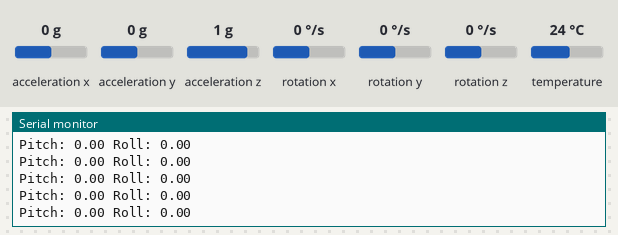
The program below on a simulated ESP32. Parts: the last lines printed to the serial monitor. The inputs (shaded band) are chosen by the test bench; at power-on: acceleration x 0 g, acceleration y 0 g, acceleration z 1 g, rotation x 0 °/s, rotation y 0 °/s, rotation z 0 °/s, temperature 24 °C.

Above: at 1.2 s.
1.3 s: acceleration x set to -1.4 g
At 1.58 s:
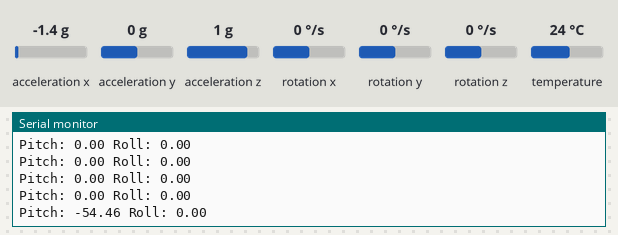
2.8 s: acceleration y set to -1.4 g
At 2.99 s:
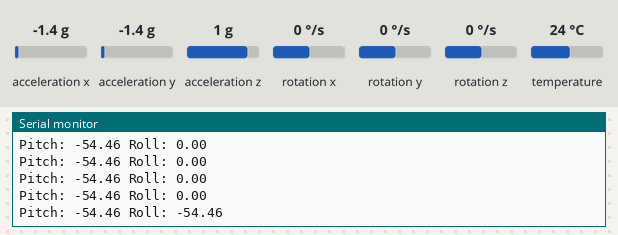
4.3 s: acceleration z set to -1.4 g
At 4.41 s:
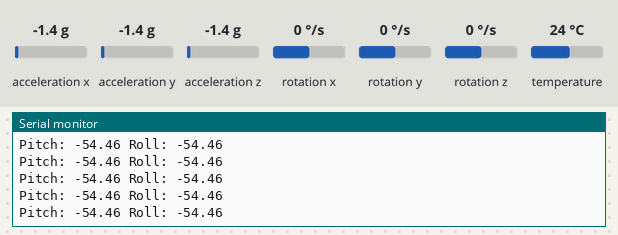
Timing chart, 0 to 7.3 s (numbered marks = the images above; inputs shaded):
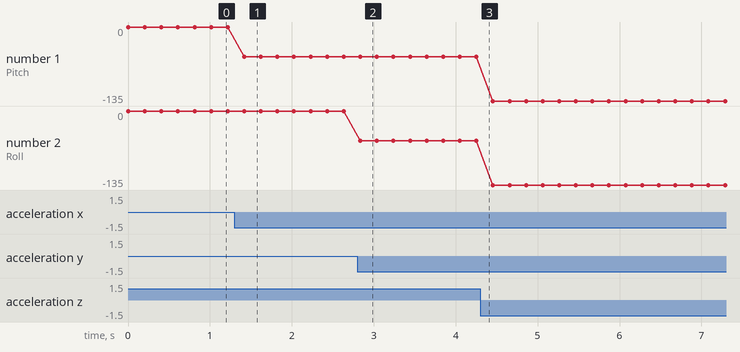

The program:

main.cpp
```cpp
#include <Wire.h>
#include <Adafruit_MPU6050.h>
#include <Adafruit_Sensor.h>
#include <math.h>

// Crie um objeto MPU6050
Adafruit_MPU6050 mpu;

// Função para calcular o ângulo de pitch
float calculatePitch(float ax, float az) {
  return atan2(ax, az) * 180 / PI;
}

// Função para calcular o ângulo de roll
float calculateRoll(float ay, float az) {
  return atan2(ay, az) * 180 / PI;
}

void setup() {
  // Inicialize a comunicação serial
  Serial.begin(115200);
  Wire.begin(25,26);
  // Inicialize a comunicação I2C
  if (!mpu.begin()) {
    Serial.println("Falha ao encontrar o MPU6050. Verifique as conexões e tente novamente.");
    while (1) {
      delay(10);
    }
  }
  Serial.println("MPU6050 encontrado com sucesso!");
}

void loop() {
  // Variáveis para armazenar os dados do acelerômetro
  sensors_event_t a, g, temp;

  // Ler os valores brutos do acelerômetro e giroscópio
  mpu.getEvent(&a, &g, &temp);

  // Calcular os ângulos de pitch e roll
  float pitch = calculatePitch(a.acceleration.x, a.acceleration.z);
  float roll = calculateRoll(a.acceleration.y, a.acceleration.z);

  // Plotar os dados na serial
  Serial.print("Pitch: "); Serial.print(pitch); Serial.print(" ");
  Serial.print("Roll: "); Serial.println(roll);

  // Esperar um pouco antes de ler novamente
  delay(200); // Amostragem fixa de 1 segundo
}
```

Measured:
- after the input at 1.3 s, the serial monitor: prints a new line after 0.12 s (image 1)
- after the input at 2.8 s, the serial monitor: prints a new line at once (image 2)
- plotted number 1: 0 → -54.46 after the input at 1.3 s, -54.46 → -135 after the input at 4.3 s
- plotted number 2: -54.46 → -135 after the input at 4.3 s
